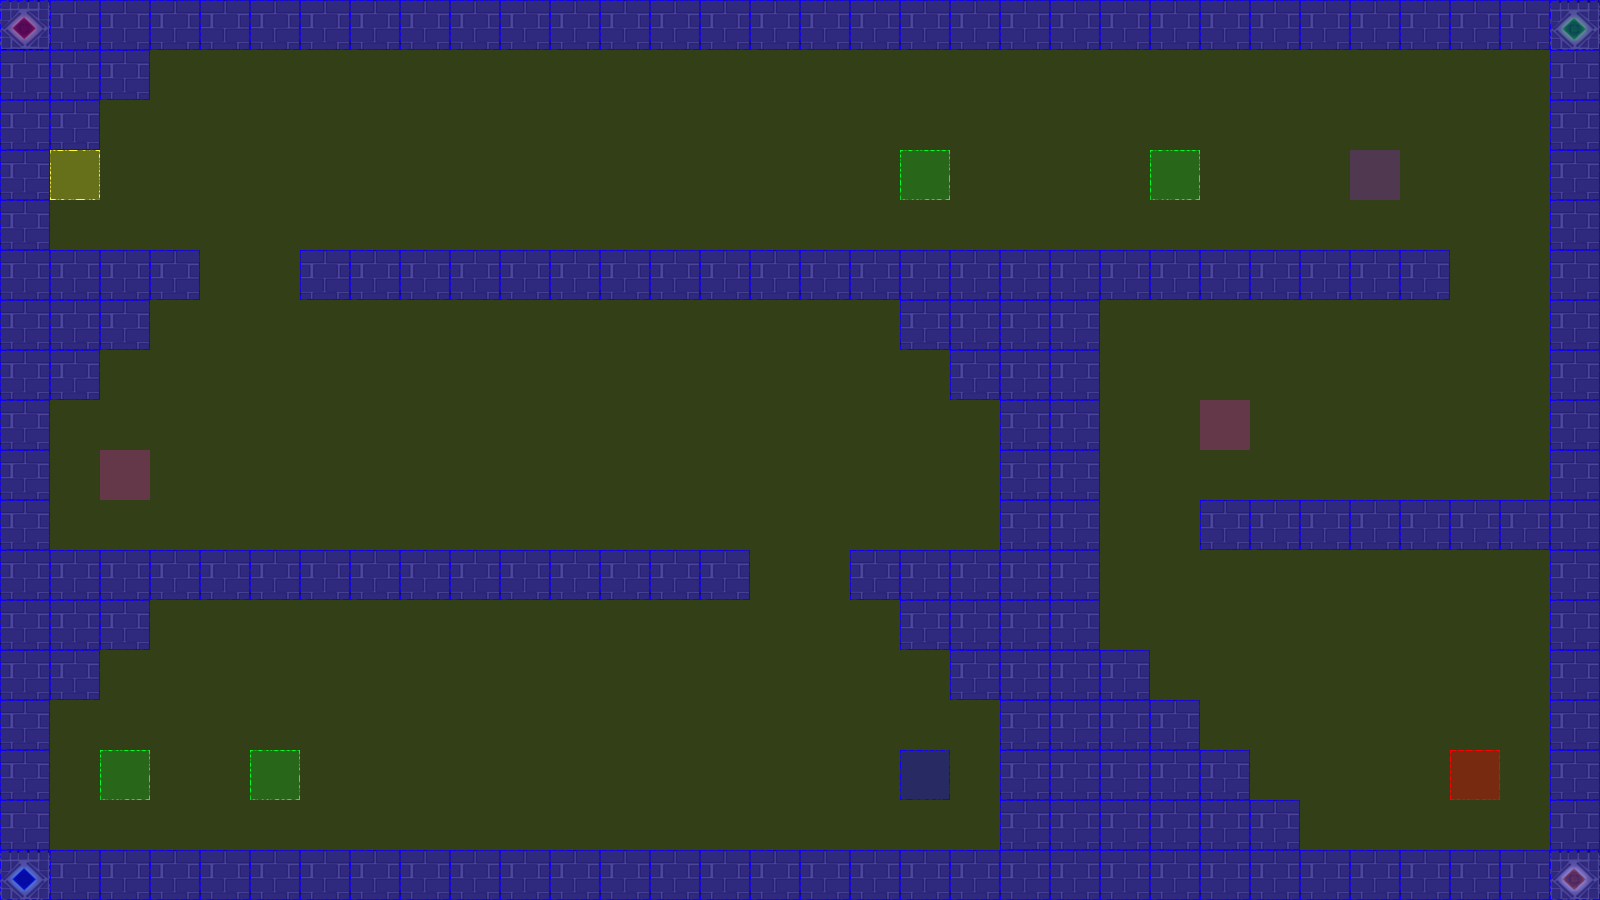

A 2D game scene composited from a Tiled map and its tileset images. What follows is a short description and the map's XML, with each tile layer's data collapsed to a summary:
An orthogonal 32x18 tile map with 50x50 px tiles, 3 tile layers (terrain, collision, event), 2 tilesets.

<map version="1.0" orientation="orthogonal" renderorder="left-up" width="32" height="18" tilewidth="50" tileheight="50" nextobjectid="3">
 <tileset firstgid="1" name="castleTile" tilewidth="50" tileheight="50" tilecount="36" columns="6">
  <image source="tiles/castleTile.png" width="300" height="300" />
 </tileset>
 <tileset firstgid="37" name="collisionTile" tilewidth="50" tileheight="50" tilecount="12" columns="3">
  <image source="tiles/collisionTile.png" width="150" height="200" />
 </tileset>
 <layer name="terrain" width="32" height="18">
  <data>[576 cells, 193 non-empty, 5 distinct tile ids]</data>
 </layer>
 <layer name="collision" width="32" height="18">
  <data>[576 cells, 576 non-empty, 2 distinct tile ids]</data>
 </layer>
 <layer name="event" width="32" height="18">
  <data>[576 cells, 10 non-empty, 6 distinct tile ids]</data>
 </layer>
</map>
